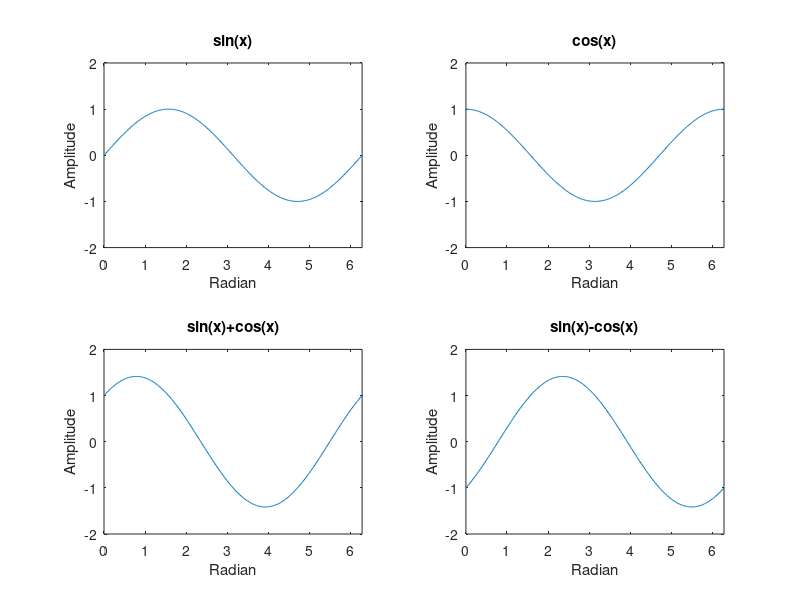

Write the MATLAB code that produced this figure.
% lec02_ex6

clc; clear;
x = 0 : pi/180 : 2*pi;
y1 = sin(x);
y2 = cos(x);
y3 = y1+y2;
y4 = y1-y2;

subplot(221);
plot(x,y1)
axis([0 2*pi -2 2]);
xlabel('Radian');
ylabel('Amplitude');
title('sin(x)');

subplot(222);
plot(x,y2)
axis([0 2*pi -2 2]);
xlabel('Radian');
ylabel('Amplitude');
title('cos(x)');

subplot(223);
plot(x,y3)
axis([0 2*pi -2 2]);
xlabel('Radian');
ylabel('Amplitude');
title('sin(x)+cos(x)');

subplot(224);
plot(x,y4)
axis([0 2*pi -2 2]);
xlabel('Radian');
ylabel('Amplitude');
title('sin(x)-cos(x)');